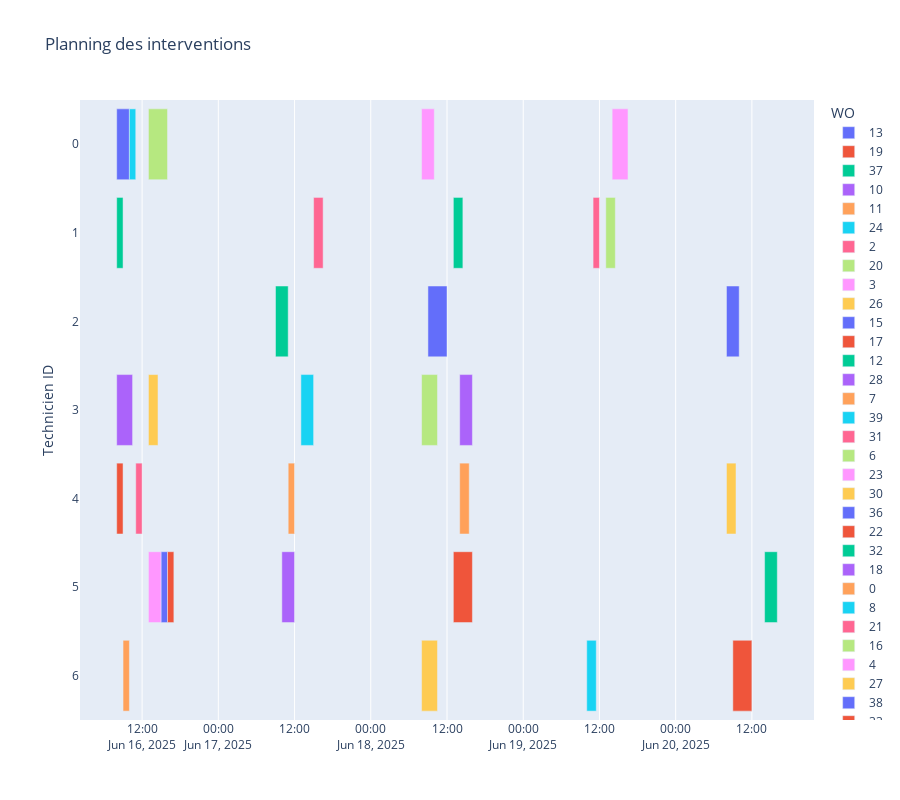

The cell this chart's notebook holds for it:
### Code cell
import pandas as pd
import plotly.express as px

# Conversion de env.solution en DataFrame
df = pd.DataFrame(env.solution_log)

# S'assurer que les colonnes temps sont au bon format
df['start_time'] = pd.to_datetime(df['start_time'])
df['finish_time'] = pd.to_datetime(df['finish_time'])

# Ajouter une colonne pour identifier chaque ordre de travail
df['WO'] = df['wo_id'].astype(str)

# Créer le diagramme de Gantt interactif
fig = px.timeline(
    df,
    x_start="start_time",
    x_end="finish_time",
    y="tech_id",
    color="WO",
    title="Planning des interventions",
    labels={"tech_id": "Technicien ID"},
    hover_data=[ "start_time", "finish_time"]
)

fig.update_yaxes(autorange="reversed")  # Tech 0 en bas
fig.update_layout(height=800)  # Ajuster la hauteur pour les listes longues
fig.show()

### Figure 1 — Plotly figure (JSON) as saved in the notebook; plotly's stock layout.template omitted (floating-point values rounded to 4 significant figures)
{"data": [{"base": ["2025-06-16T08:00:00.000000000"], "hovertemplate": "WO=13<br>start_time=%{base}<br>finish_time=%{x}<br>Technicien ID=%{y}<extra></extra>", "legendgroup": "13", "marker": {"color": "#636efa", "pattern": {"shape": ""}}, "name": "13", "orientation": "h", "showlegend": true, "textposition": "auto", "type": "bar", "x": [7200000], "xaxis": "x", "y": [0], "yaxis": "y"}, {"base": ["2025-06-16T08:00:00.000000000"], "hovertemplate": "WO=19<br>start_time=%{base}<br>finish_time=%{x}<br>Technicien ID=%{y}<extra></extra>", "legendgroup": "19", "marker": {"color": "#EF553B", "pattern": {"shape": ""}}, "name": "19", "orientation": "h", "showlegend": true, "textposition": "auto", "type": "bar", "x": [3600000], "xaxis": "x", "y": [4], "yaxis": "y"}, {"base": ["2025-06-16T08:00:00.000000000"], "hovertemplate": "WO=37<br>start_time=%{base}<br>finish_time=%{x}<br>Technicien ID=%{y}<extra></extra>", "legendgroup": "37", "marker": {"color": "#00cc96", "pattern": {"shape": ""}}, "name": "37", "orientation": "h", "showlegend": true, "textposition": "auto", "type": "bar", "x": [3600000], "xaxis": "x", "y": [1], "yaxis": "y"}, {"base": ["2025-06-16T08:00:00.000000000"], "hovertemplate": "WO=10<br>start_time=%{base}<br>finish_time=%{x}<br>Technicien ID=%{y}<extra></extra>", "legendgroup": "10", "marker": {"color": "#ab63fa", "pattern": {"shape": ""}}, "name": "10", "orientation": "h", "showlegend": true, "textposition": "auto", "type": "bar", "x": [9000000], "xaxis": "x", "y": [3], "yaxis": "y"}, {"base": ["2025-06-16T09:00:00.000000000"], "hovertemplate": "WO=11<br>start_time=%{base}<br>finish_time=%{x}<br>Technicien ID=%{y}<extra></extra>", "legendgroup": "11", "marker": {"color": "#FFA15A", "pattern": {"shape": ""}}, "name": "11", "orientation": "h", "showlegend": true, "textposition": "auto", "type": "bar", "x": [3600000], "xaxis": "x", "y": [6], "yaxis": "y"}, {"base": ["2025-06-16T10:00:00.000000000"], "hovertemplate": "WO=24<br>start_time=%{base}<br>finish_time=%{x}<br>Technicien ID=%{y}<extra></extra>", "legendgroup": "24", "marker": {"color": "#19d3f3", "pattern": {"shape": ""}}, "name": "24", "orientation": "h", "showlegend": true, "textposition": "auto", "type": "bar", "x": [3600000], "xaxis": "x", "y": [0], "yaxis": "y"}, {"base": ["2025-06-16T11:00:00.000000000"], "hovertemplate": "WO=2<br>start_time=%{base}<br>finish_time=%{x}<br>Technicien ID=%{y}<extra></extra>", "legendgroup": "2", "marker": {"color": "#FF6692", "pattern": {"shape": ""}}, "name": "2", "orientation": "h", "showlegend": true, "textposition": "auto", "type": "bar", "x": [3600000], "xaxis": "x", "y": [4], "yaxis": "y"}, {"base": ["2025-06-16T13:00:00.000000000"], "hovertemplate": "WO=20<br>start_time=%{base}<br>finish_time=%{x}<br>Technicien ID=%{y}<extra></extra>", "legendgroup": "20", "marker": {"color": "#B6E880", "pattern": {"shape": ""}}, "name": "20", "orientation": "h", "showlegend": true, "textposition": "auto", "type": "bar", "x": [10800000], "xaxis": "x", "y": [0], "yaxis": "y"}, {"base": ["2025-06-16T13:00:00.000000000"], "hovertemplate": "WO=3<br>start_time=%{base}<br>finish_time=%{x}<br>Technicien ID=%{y}<extra></extra>", "legendgroup": "3", "marker": {"color": "#FF97FF", "pattern": {"shape": ""}}, "name": "3", "orientation": "h", "showlegend": true, "textposition": "auto", "type": "bar", "x": [7200000], "xaxis": "x", "y": [5], "yaxis": "y"}, {"base": ["2025-06-16T13:00:00.000000000"], "hovertemplate": "WO=26<br>start_time=%{base}<br>finish_time=%{x}<br>Technicien ID=%{y}<extra></extra>", "legendgroup": "26", "marker": {"color": "#FECB52", "pattern": {"shape": ""}}, "name": "26", "orientation": "h", "showlegend": true, "textposition": "auto", "type": "bar", "x": [5400000], "xaxis": "x", "y": [3], "yaxis": "y"}, {"base": ["2025-06-16T15:00:00.000000000"], "hovertemplate": "WO=15<br>start_time=%{base}<br>finish_time=%{x}<br>Technicien ID=%{y}<extra></extra>", "legendgroup": "15", "marker": {"color": "#636efa", "pattern": {"shape": ""}}, "name": "15", "orientation": "h", "showlegend": true, "textposition": "auto", "type": "bar", "x": [3600000], "xaxis": "x", "y": [5], "yaxis": "y"}, {"base": ["2025-06-16T16:00:00.000000000"], "hovertemplate": "WO=17<br>start_time=%{base}<br>finish_time=%{x}<br>Technicien ID=%{y}<extra></extra>", "legendgroup": "17", "marker": {"color": "#EF553B", "pattern": {"shape": ""}}, "name": "17", "orientation": "h", "showlegend": true, "textposition": "auto", "type": "bar", "x": [3600000], "xaxis": "x", "y": [5], "yaxis": "y"}, {"base": ["2025-06-17T09:00:00.000000000"], "hovertemplate": "WO=12<br>start_time=%{base}<br>finish_time=%{x}<br>Technicien ID=%{y}<extra></extra>", "legendgroup": "12", "marker": {"color": "#00cc96", "pattern": {"shape": ""}}, "name": "12", "orientation": "h", "showlegend": true, "textposition": "auto", "type": "bar", "x": [7200000], "xaxis": "x", "y": [2], "yaxis": "y"}, {"base": ["2025-06-17T10:00:00.000000000"], "hovertemplate": "WO=28<br>start_time=%{base}<br>finish_time=%{x}<br>Technicien ID=%{y}<extra></extra>", "legendgroup": "28", "marker": {"color": "#ab63fa", "pattern": {"shape": ""}}, "name": "28", "orientation": "h", "showlegend": true, "textposition": "auto", "type": "bar", "x": [7200000], "xaxis": "x", "y": [5], "yaxis": "y"}, {"base": ["2025-06-17T11:00:00.000000000"], "hovertemplate": "WO=7<br>start_time=%{base}<br>finish_time=%{x}<br>Technicien ID=%{y}<extra></extra>", "legendgroup": "7", "marker": {"color": "#FFA15A", "pattern": {"shape": ""}}, "name": "7", "orientation": "h", "showlegend": true, "textposition": "auto", "type": "bar", "x": [3600000], "xaxis": "x", "y": [4], "yaxis": "y"}, {"base": ["2025-06-17T13:00:00.000000000"], "hovertemplate": "WO=39<br>start_time=%{base}<br>finish_time=%{x}<br>Technicien ID=%{y}<extra></extra>", "legendgroup": "39", "marker": {"color": "#19d3f3", "pattern": {"shape": ""}}, "name": "39", "orientation": "h", "showlegend": true, "textposition": "auto", "type": "bar", "x": [7200000], "xaxis": "x", "y": [3], "yaxis": "y"}, {"base": ["2025-06-17T15:00:00.000000000"], "hovertemplate": "WO=31<br>start_time=%{base}<br>finish_time=%{x}<br>Technicien ID=%{y}<extra></extra>", "legendgroup": "31", "marker": {"color": "#FF6692", "pattern": {"shape": ""}}, "name": "31", "orientation": "h", "showlegend": true, "textposition": "auto", "type": "bar", "x": [5400000], "xaxis": "x", "y": [1], "yaxis": "y"}, {"base": ["2025-06-18T08:00:00.000000000"], "hovertemplate": "WO=6<br>start_time=%{base}<br>finish_time=%{x}<br>Technicien ID=%{y}<extra></extra>", "legendgroup": "6", "marker": {"color": "#B6E880", "pattern": {"shape": ""}}, "name": "6", "orientation": "h", "showlegend": true, "textposition": "auto", "type": "bar", "x": [9000000], "xaxis": "x", "y": [3], "yaxis": "y"}, {"base": ["2025-06-18T08:00:00.000000000"], "hovertemplate": "WO=23<br>start_time=%{base}<br>finish_time=%{x}<br>Technicien ID=%{y}<extra></extra>", "legendgroup": "23", "marker": {"color": "#FF97FF", "pattern": {"shape": ""}}, "name": "23", "orientation": "h", "showlegend": true, "textposition": "auto", "type": "bar", "x": [7200000], "xaxis": "x", "y": [0], "yaxis": "y"}, {"base": ["2025-06-18T08:00:00.000000000"], "hovertemplate": "WO=30<br>start_time=%{base}<br>finish_time=%{x}<br>Technicien ID=%{y}<extra></extra>", "legendgroup": "30", "marker": {"color": "#FECB52", "pattern": {"shape": ""}}, "name": "30", "orientation": "h", "showlegend": true, "textposition": "auto", "type": "bar", "x": [9000000], "xaxis": "x", "y": [6], "yaxis": "y"}, {"base": ["2025-06-18T09:00:00.000000000"], "hovertemplate": "WO=36<br>start_time=%{base}<br>finish_time=%{x}<br>Technicien ID=%{y}<extra></extra>", "legendgroup": "36", "marker": {"color": "#636efa", "pattern": {"shape": ""}}, "name": "36", "orientation": "h", "showlegend": true, "textposition": "auto", "type": "bar", "x": [10800000], "xaxis": "x", "y": [2], "yaxis": "y"}, {"base": ["2025-06-18T13:00:00.000000000"], "hovertemplate": "WO=22<br>start_time=%{base}<br>finish_time=%{x}<br>Technicien ID=%{y}<extra></extra>", "legendgroup": "22", "marker": {"color": "#EF553B", "pattern": {"shape": ""}}, "name": "22", "orientation": "h", "showlegend": true, "textposition": "auto", "type": "bar", "x": [10800000], "xaxis": "x", "y": [5], "yaxis": "y"}, {"base": ["2025-06-18T13:00:00.000000000"], "hovertemplate": "WO=32<br>start_time=%{base}<br>finish_time=%{x}<br>Technicien ID=%{y}<extra></extra>", "legendgroup": "32", "marker": {"color": "#00cc96", "pattern": {"shape": ""}}, "name": "32", "orientation": "h", "showlegend": true, "textposition": "auto", "type": "bar", "x": [5400000], "xaxis": "x", "y": [1], "yaxis": "y"}, {"base": ["2025-06-18T14:00:00.000000000"], "hovertemplate": "WO=18<br>start_time=%{base}<br>finish_time=%{x}<br>Technicien ID=%{y}<extra></extra>", "legendgroup": "18", "marker": {"color": "#ab63fa", "pattern": {"shape": ""}}, "name": "18", "orientation": "h", "showlegend": true, "textposition": "auto", "type": "bar", "x": [7200000], "xaxis": "x", "y": [3], "yaxis": "y"}, {"base": ["2025-06-18T14:00:00.000000000"], "hovertemplate": "WO=0<br>start_time=%{base}<br>finish_time=%{x}<br>Technicien ID=%{y}<extra></extra>", "legendgroup": "0", "marker": {"color": "#FFA15A", "pattern": {"shape": ""}}, "name": "0", "orientation": "h", "showlegend": true, "textposition": "auto", "type": "bar", "x": [5400000], "xaxis": "x", "y": [4], "yaxis": "y"}, {"base": ["2025-06-19T10:00:00.000000000"], "hovertemplate": "WO=8<br>start_time=%{base}<br>finish_time=%{x}<br>Technicien ID=%{y}<extra></extra>", "legendgroup": "8", "marker": {"color": "#19d3f3", "pattern": {"shape": ""}}, "name": "8", "orientation": "h", "showlegend": true, "textposition": "auto", "type": "bar", "x": [5400000], "xaxis": "x", "y": [6], "yaxis": "y"}, {"base": ["2025-06-19T11:00:00.000000000"], "hovertemplate": "WO=21<br>start_time=%{base}<br>finish_time=%{x}<br>Technicien ID=%{y}<extra></extra>", "legendgroup": "21", "marker": {"color": "#FF6692", "pattern": {"shape": ""}}, "name": "21", "orientation": "h", "showlegend": true, "textposition": "auto", "type": "bar", "x": [3600000], "xaxis": "x", "y": [1], "yaxis": "y"}, {"base": ["2025-06-19T13:00:00.000000000"], "hovertemplate": "WO=16<br>start_time=%{base}<br>finish_time=%{x}<br>Technicien ID=%{y}<extra></extra>", "legendgroup": "16", "marker": {"color": "#B6E880", "pattern": {"shape": ""}}, "name": "16", "orientation": "h", "showlegend": true, "textposition": "auto", "type": "bar", "x": [5400000], "xaxis": "x", "y": [1], "yaxis": "y"}, {"base": ["2025-06-19T14:00:00.000000000"], "hovertemplate": "WO=4<br>start_time=%{base}<br>finish_time=%{x}<br>Technicien ID=%{y}<extra></extra>", "legendgroup": "4", "marker": {"color": "#FF97FF", "pattern": {"shape": ""}}, "name": "4", "orientation": "h", "showlegend": true, "textposition": "auto", "type": "bar", "x": [9000000], "xaxis": "x", "y": [0], "yaxis": "y"}, {"base": ["2025-06-20T08:00:00.000000000"], "hovertemplate": "WO=27<br>start_time=%{base}<br>finish_time=%{x}<br>Technicien ID=%{y}<extra></extra>", "legendgroup": "27", "marker": {"color": "#FECB52", "pattern": {"shape": ""}}, "name": "27", "orientation": "h", "showlegend": true, "textposition": "auto", "type": "bar", "x": [5400000], "xaxis": "x", "y": [4], "yaxis": "y"}, {"base": ["2025-06-20T08:00:00.000000000"], "hovertemplate": "WO=38<br>start_time=%{base}<br>finish_time=%{x}<br>Technicien ID=%{y}<extra></extra>", "legendgroup": "38", "marker": {"color": "#636efa", "pattern": {"shape": ""}}, "name": "38", "orientation": "h", "showlegend": true, "textposition": "auto", "type": "bar", "x": [7200000], "xaxis": "x", "y": [2], "yaxis": "y"}, {"base": ["2025-06-20T09:00:00.000000000"], "hovertemplate": "WO=33<br>start_time=%{base}<br>finish_time=%{x}<br>Technicien ID=%{y}<extra></extra>", "legendgroup": "33", "marker": {"color": "#EF553B", "pattern": {"shape": ""}}, "name": "33", "orientation": "h", "showlegend": true, "textposition": "auto", "type": "bar", "x": [10800000], "xaxis": "x", "y": [6], "yaxis": "y"}, {"base": ["2025-06-20T14:00:00.000000000"], "hovertemplate": "WO=25<br>start_time=%{base}<br>finish_time=%{x}<br>Technicien ID=%{y}<extra></extra>", "legendgroup": "25", "marker": {"color": "#00cc96", "pattern": {"shape": ""}}, "name": "25", "orientation": "h", "showlegend": true, "textposition": "auto", "type": "bar", "x": [7200000], "xaxis": "x", "y": [5], "yaxis": "y"}], "layout": {"barmode": "overlay", "height": 800, "legend": {"title": {"text": "WO"}, "tracegroupgap": 0}, "title": {"text": "Planning des interventions"}, "xaxis": {"anchor": "y", "domain": [0, 1], "type": "date"}, "yaxis": {"anchor": "x", "autorange": "reversed", "domain": [0, 1], "title": {"text": "Technicien ID"}}}}
